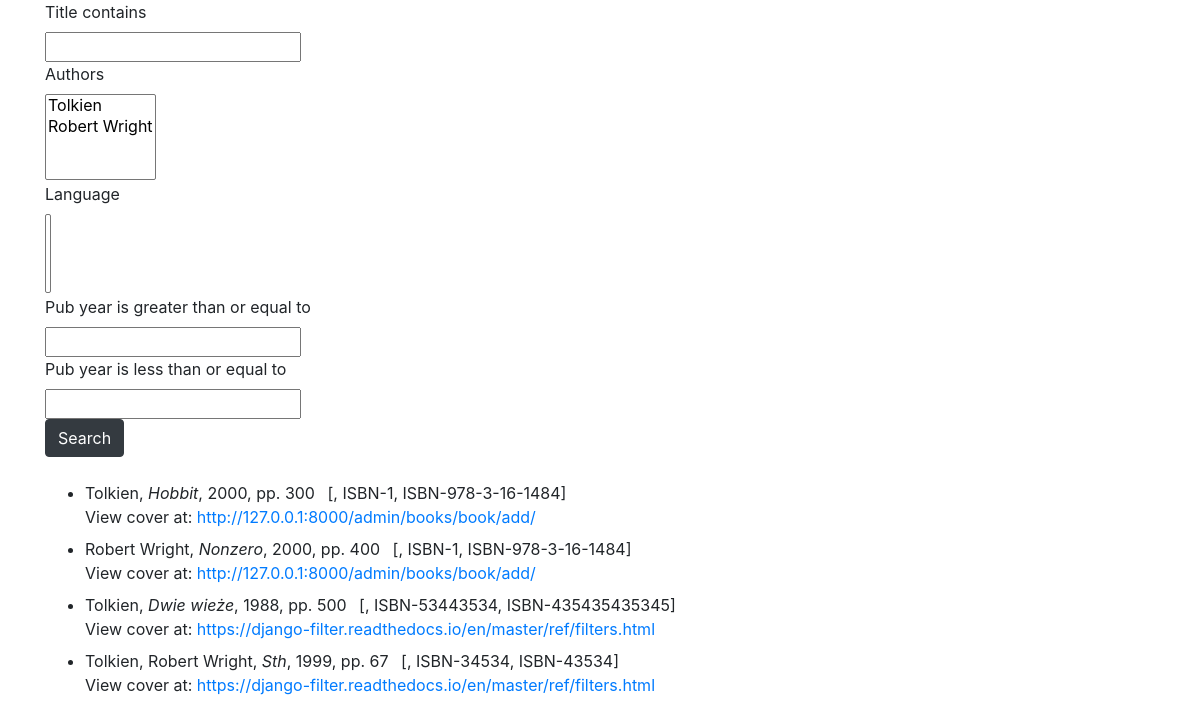
The app's page /, older data.
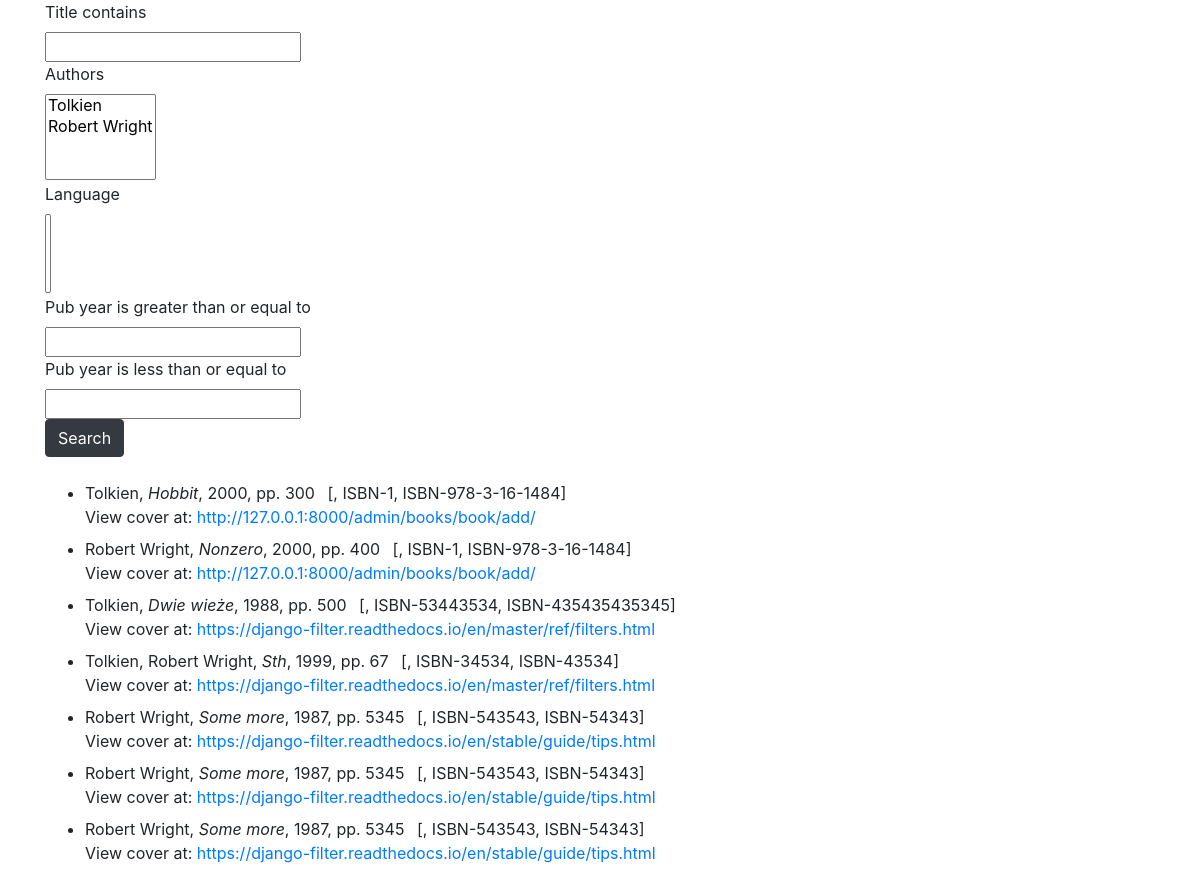
The same page, newer data.
### books/models.py (models this page shows)
class Book(models.Model):
    title = models.CharField(max_length=500)
    authors = models.ManyToManyField(Author, related_name='books')
    pub_year = models.CharField(max_length=10)
    pages = models.PositiveSmallIntegerField()
    isbn_10 = models.CharField(max_length=10)
    isbn_13 = models.CharField(max_length=13)
    cover_url = models.URLField()
    language = models.ForeignKey(Language, on_delete=models.CASCADE)
    def __str__(self):
        return self.title

class Author(models.Model):
    name = models.CharField(max_length=100, unique=True)
    def __str__(self):
        return self.name

### books/views.py (the view)
# urls.py: path('', views.books_list_view, name='list'),
@query_debugger
def books_list_view(request):
    books = Book.objects.all()
    form = BooksSearchForm()
    filter_ = BookFilter(request.GET, queryset=books)
    context = {
        'books': books,
        'form': form,
        'filter': filter_
    }
    return render(request, 'books_list.html', context)

### books/forms.py
class BooksSearchForm(forms.ModelForm):
    class Meta:
        model = Book
        fields = ['authors', 'title', 'language']

### books/models.py (called while the page is built)
    def __str__(self):
        return self.code

### books_project/utils.py (called while the page is built)
def query_debugger(func):
    @functools.wraps(func)
    def inner_func(*args, **kwargs):
        reset_queries()
        start_queries = len(connection.queries)
        start = time.perf_counter()
        result = func(*args, **kwargs)
        end = time.perf_counter()
        end_queries = len(connection.queries)
        print(f"Function : {func.__name__}")
        print(f"Number of Queries : {end_queries - start_queries}")
        print(f"Finished in : {(end - start):.2f}s")
        return result
    return inner_func

### books/templates/books_list.html (shortened to what this page needs)
{% extends 'base.html' %}
{% load crispy_forms_tags %}
{% block content %}
  <div class="container">
    <form method="GET">
      {{ filter.form|crispy }}
      <button type="submit" class="btn btn-dark">Search</button>
    </form>
    <br>
    <ul>
      {% for book in filter.qs %}
        <li class="pb-2">
          {{ book.authors.all|join:', ' }},
          <i>{{ book.title }}</i>,
          {{ book.pub_year }},
          pp. {{ book.pages }}&ensp;
          [{{ book.language }},
          ISBN-{{ book.isbn_10 }},
          ISBN-{{ book.isbn_13 }}]
          <br>
          View cover at: <a href="{{ book.cover_url }}">{{ book.cover_url }}</a>
        </li>
      {% endfor %}
    </ul>
  </div>
{% endblock content %}

### templates/base.html (shortened to what this page needs)
<!DOCTYPE html>
{% load static %}
<html lang="en">
<head>
  <link rel="stylesheet" href="https://stackpath.bootstrapcdn.com/bootstrap/4.4.1/css/bootstrap.min.css"
>
  <link rel="stylesheet" href="{% static 'css/main.css' %}">
</head>
<body>
  {% block content %}
  {% endblock content %}
</body>

Row changes from the older to the newer data that the page shows:
added Book: authors.all "Robert Wright", title "Some more", pub_year "1987", pages "5345", isbn_10 "543543", isbn_13 "54343", cover_url "https://django-filter.readthedocs.io/en/stable/guide/tips.html"
added Book: authors.all "Robert Wright", title "Some more", pub_year "1987", pages "5345", isbn_10 "543543", isbn_13 "54343", cover_url "https://django-filter.readthedocs.io/en/stable/guide/tips.html"
added Book: authors.all "Robert Wright", title "Some more", pub_year "1987", pages "5345", isbn_10 "543543", isbn_13 "54343", cover_url "https://django-filter.readthedocs.io/en/stable/guide/tips.html"
